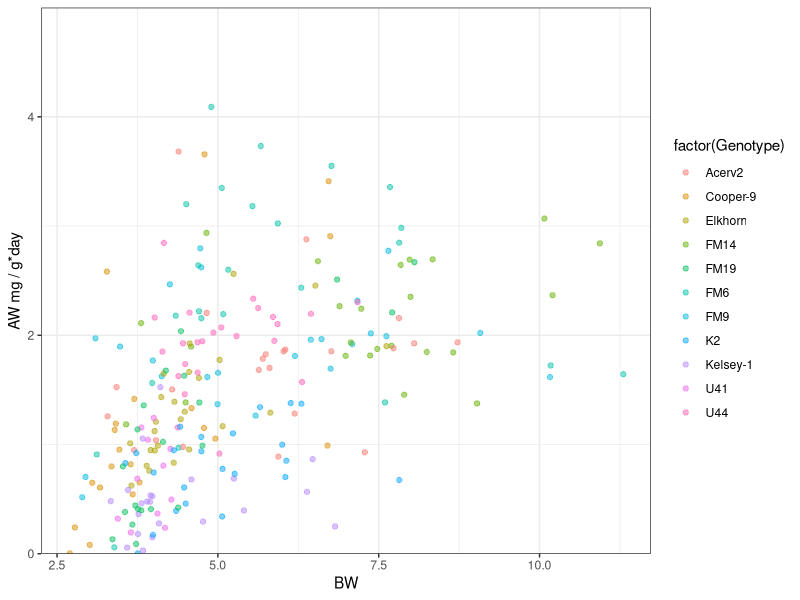
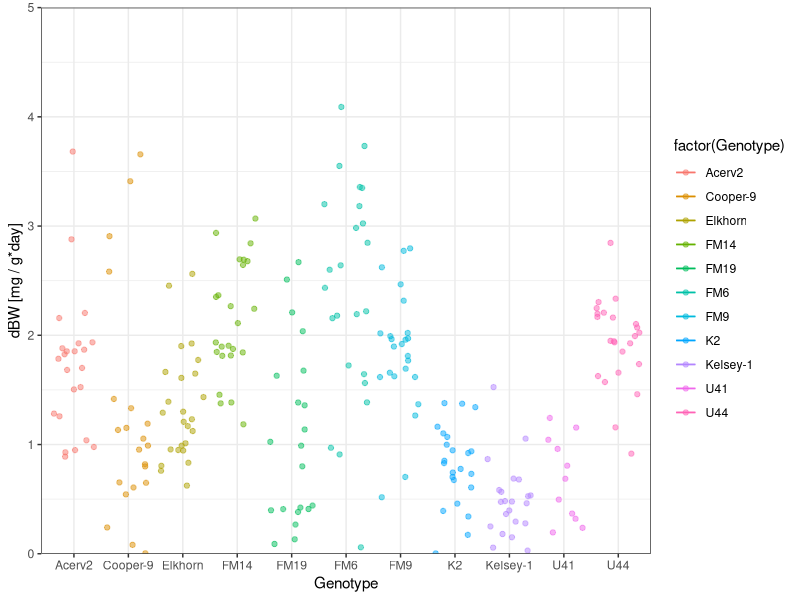
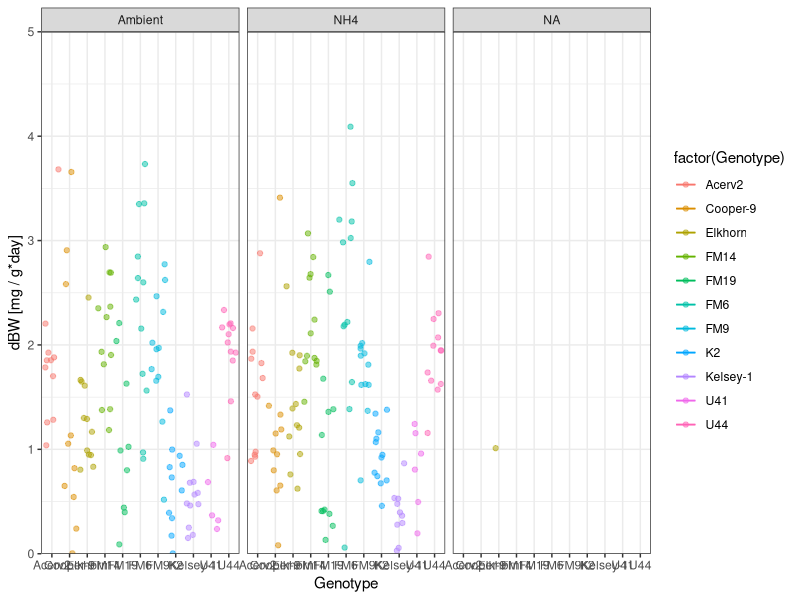
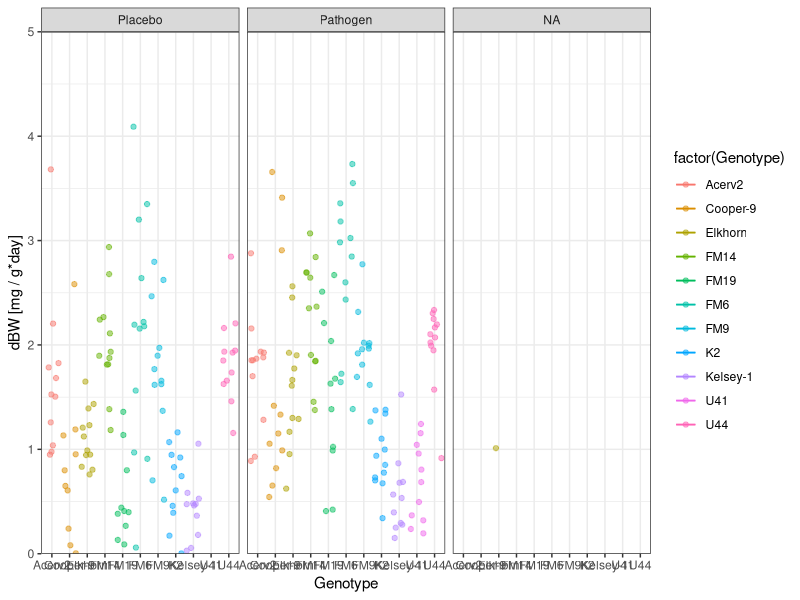
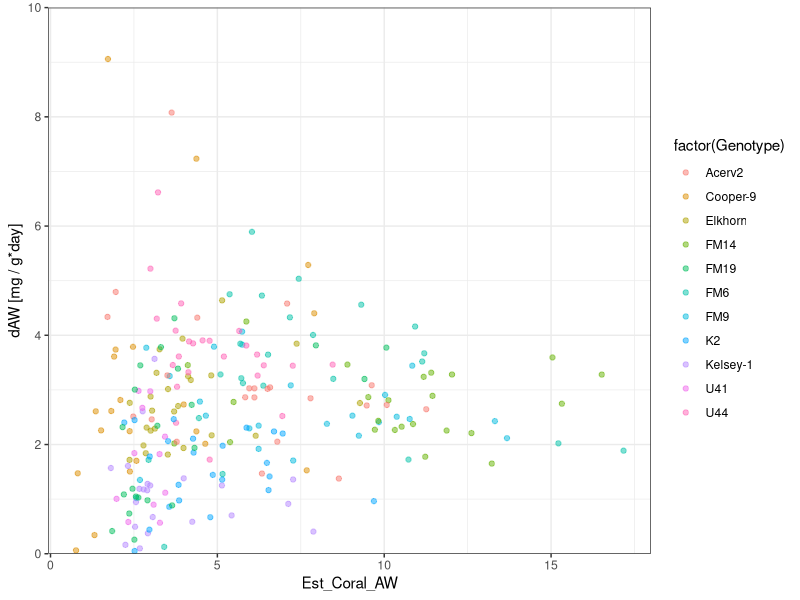
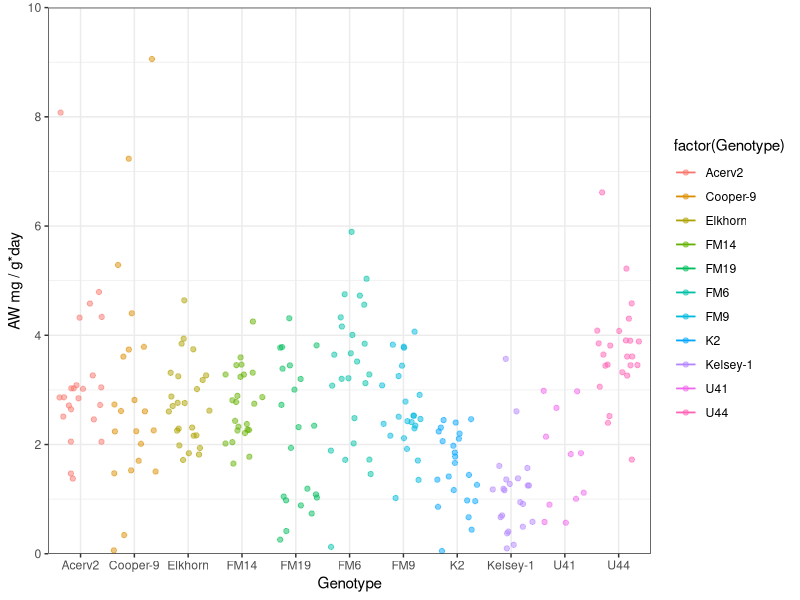
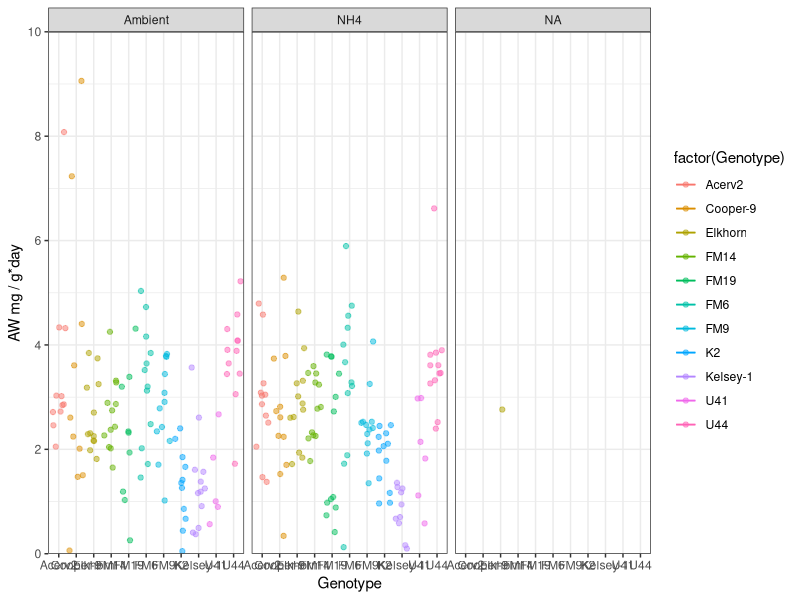
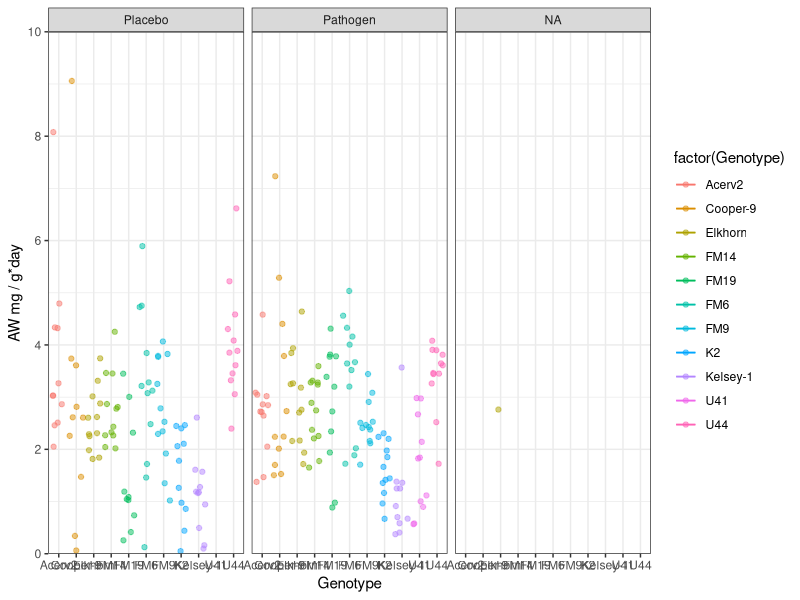

Write the R code that produced these figures, in order.
## ---- chunk 1
knitr::opts_chunk$set(echo = TRUE, warning=FALSE, message=FALSE) 
                      #fig.width=4, fig.height=3 )
## ---- chunk 2

# Libraries
  library(reshape2)
  library(tidyverse)

# Graphs
    ggthe_bw<-theme(plot.background=element_blank(),
          panel.grid.major.y = element_blank(),
          panel.grid.major.x = element_blank(),
          panel.grid.minor.x = element_blank(),
          panel.grid.minor.y = element_blank(),
          axis.text.x = element_text(angle = 90, vjust = 0.5),
          axis.line = element_line(colour = "black"),
          legend.box.background = element_rect(),
          panel.background =element_rect(fill = NA, color = "black")
          )+
    theme_bw()
    
# Data    
  # Fragment list
  #CurrentFragments<-read.csv("Metadata/Fragment_Replicate.csv", header = T)

  # Collection information
  #Location<-read.csv("Metadata/Genotype_Origin.csv", header = T)
## ---- chunk 3

# Treatment Info
  Treatment<-read.csv("Data/Treatments.csv")
  #duplicated(Treatment$Tag)
  Treatment<-Treatment[!duplicated(Treatment$Tag), ]
  #duplicated(Tags$Tag)
  summary(Treatment)

# Tags weight
  Tags<-read.csv("Data/Tags_W.csv")
  #duplicated(Tags$Tag)
  Tags<-Tags[!duplicated(Tags$Tag), ]
  #duplicated(Tags$Tag)
  summary(Tags)
  
  Tags$SW_den<-(999.842594+0.06793952*(Tags$Temperature)-0.00909529*(Tags$Temp)^2+0.0001001685*
    (Tags$Temperature)^3-0.000001120083*(Tags$Temperature)^4+0.000000006536332*(Tags$Temp)^5+(0.824493-0.0040899*
    (Tags$Temperature)+0.000076438*(Tags$Temperature)^2-0.00000082467*(Tags$Temperature)^3+0.0000000053875*
    (Tags$Temperature)^4)*(Tags$Salinity)+(-0.00572466+0.00010227*(Tags$Temperature)-0.0000016546*
    (Tags$Temperature)^2)* (Tags$Salinity)^1.5+0.00048314*(Tags$Salinity)^2)*0.001
  
   #Tags$Estimated_Density<-(-Tags$SW_den/((Tags$T_BW/Tags$T_AW)-1))
   
  library(dplyr)
  Tags %>%
      group_by(T_Type) %>%
      summarise_at(vars(T_AW, T_BW), funs(mean(., na.rm=TRUE)))

## ---- chunk 4

# 1. BW data
  BW_Tall<-read.csv("Data/BW_ Long_data.csv")
  
  #BW_Tall$Estimated.W.density[BW_Tall$Estimated.W.density == "#VALUE!" ] <-NA
  #BW_Tall$Estimated.W.density<-as.numeric(as.character(BW_Tall$Estimated.W.density))
  
  #BW_Tall$Estimated_AW [BW_Tall$Estimated_AW == "#VALUE!" ] <-NA
  #BW_Tall$Estimated_AW<-as.numeric(as.character(BW_Tall$Estimated_AW))
  
# 2. Data clean-up an types: 
  
  # Variable types 
    #BW_Tall$Time <- as.factor(BW_Tall$Time)
    #BW_Tall$Time<-as.numeric(BW_Tall$Time)
    BW_Tall$Date<-as.Date(BW_Tall$Date, "%Y-%m-%d")
    BW_Tall$Day<-(as.numeric(BW_Tall$Date)-18486)
  
  # Remove-unused data    
    #Extras <- BW_Tall[which (BW_Tall$Nutrients=="Extra"), ]
    #BW_Tall <- droplevels(BW_Tall[!rownames(BW_Tall) %in%
    #                                   rownames(Extras), ])
    
    BW_Tall<-plyr::join(BW_Tall, Treatment, by = "Tag", 
                type = "left", match = "all")

    BW_Tall<-plyr::join(BW_Tall, Tags, by = "Tag", 
                type = "left", match = "all")
    
  # 3. Treatments
    BW_Tall$Nutrients<-factor(BW_Tall$Nutrients, 
                             levels= c("Ambient", "NH4"), ordered=TRUE)
    BW_Tall$Disease<-factor(BW_Tall$Disease, 
                             levels= c("Placebo", "Pathogen"), ordered=TRUE)
  # 4. Replicates
    BW_Tall$Tank<-factor(BW_Tall$Tank, ordered=FALSE)
    BW_Tall$Genotype<-factor(BW_Tall$Genotype, ordered=FALSE)

    summary(BW_Tall)

## ---- chunk 5
    
BW.data<-BW_Tall[order(BW_Tall$Tag), ]

# 3. Calculate days bw BW data points
BW.data<-BW.data %>%
  group_by(Tag) %>%
  dplyr::mutate(Days = Day - lag(Day, default = Day[1]))

# 4. Calculate change in BW bw data points
BW.data<-BW.data %>%
  group_by(Tag) %>%
  dplyr::mutate(dBW = BW - lag(BW, default = BW[1]))

BW.data<-BW.data %>%
  group_by(Tag) %>%
  dplyr::mutate(dBW_r = dBW/(Days*lag(BW, default = BW[1])))

BW.data<-BW.data %>%
  group_by(Tag) %>%
  dplyr::mutate(dBW_r = dBW/(Days*lag(BW, default = BW[1])))

BW.data$dBW_r<-BW.data$dBW_r*1000

summary(BW.data)
## ---- chunk 6
SizeBiasCheck<- ggplot(BW.data, aes (BW, dBW_r, colour=factor(Genotype))) +
  #geom_smooth(method = "lm")+
  geom_jitter(alpha=0.5) + ggthe_bw +
  scale_y_continuous(limits = c(0, 5),
                         breaks = seq(0, 6,2),  
                         expand = c(0, 0),
                         name=("AW mg / g*day"))
SizeBiasCheck
## ---- chunk 7
 
BW_Genet<- ggplot(BW.data, aes (Genotype, dBW_r, colour=factor(Genotype))) +
  stat_summary(fun.data = "mean_cl_boot",geom = "errorbar", width = 0.2 )+
  stat_summary(fun.y=mean, geom="line") + 
  geom_jitter(alpha=0.5) + ggthe_bw +
  scale_y_continuous(limits = c(0, 5),
                         breaks = seq(0, 5,1),  
                         expand = c(0, 0),
                         name=("dBW [mg / g*day]"))
  
BW_Genet
BW_Genet+ facet_wrap(~Nutrients)
BW_Genet+ facet_wrap(~Disease)
#BW_Genet+ facet_wrap(Nutrients~Disease)
## ---- chunk 8

# 1. Coral BW
  BW.data$Coral_BW<-(BW.data$BW)-(BW.data$T_BW)

# 2. Water density

  BW.data$SW_den<-(999.842594+0.06793952*(BW.data$Temp)-0.00909529*(BW.data$Temp)^2+0.0001001685*
    (BW.data$Temp)^3-0.000001120083*(BW.data$Temp)^4+0.000000006536332*(BW.data$Temp)^5+(0.824493-0.0040899*
    (BW.data$Temp)+0.000076438*(BW.data$Temp)^2-0.00000082467*(BW.data$Temp)^3+0.0000000053875*(BW.data$Temp)^4)*
    (BW.data$Salinity)+(-0.00572466+0.00010227*(BW.data$Temp)-0.0000016546*(BW.data$Temp)^2)*
    (BW.data$Salinity)^1.5+0.00048314*(BW.data$Salinity)^2)*0.001
    
# 3. Coral air weight
  BW.data$Est_Coral_AW<-(BW.data$Coral_BW)*(1/(1-(BW.data$SW_den)/2.4))
  
# 4. Calculate change in AW bw data points
  BW.data<-BW.data %>%
    dplyr::group_by(Tag) %>%
    dplyr::mutate(dAW = Est_Coral_AW - lag(Est_Coral_AW, default = Est_Coral_AW[1]))

BW.data<-BW.data %>%
  group_by(Tag) %>%
  dplyr::mutate(dAW_r = dAW/(Days*lag(Est_Coral_AW, default = Est_Coral_AW[1])))


BW.data$dAW_r<-BW.data$dAW_r*1000

summary(BW.data)

## ---- chunk 9
SizeBiasCheck<- ggplot(BW.data, aes (Est_Coral_AW, dAW_r, colour=factor(Genotype))) +
  #stat_summary(fun.data = "mean_cl_boot",geom = "errorbar", width = 0.2 )+
  #stat_summary(fun.y=mean, geom="line") + 
  geom_jitter(alpha=0.5) + ggthe_bw +
  scale_y_continuous(limits = c(0, 10),
                         breaks = seq(0, 10,2),  
                         expand = c(0, 0),
                         name=("dAW [mg / g*day]"))
SizeBiasCheck
## ---- chunk 10
 
AW_Genet<- ggplot(BW.data, aes (Genotype, dAW_r, colour=factor(Genotype))) +
  stat_summary(fun.data = "mean_cl_boot",geom = "errorbar", width = 0.2 )+
  stat_summary(fun.y=mean, geom="line") + 
  geom_jitter(alpha=0.5) + ggthe_bw +
  scale_y_continuous(limits = c(0, 10),
                         breaks = seq(0, 10,2),  
                         expand = c(0, 0),
                         name=("AW mg / g*day"))
 
AW_Genet
AW_Genet+ facet_wrap(~Nutrients)
AW_Genet+ facet_wrap(~Disease)
AW_Genet+ facet_wrap(Nutrients~Disease)
## ---- chunk 11
# Creates bibliography 
#knitr::write_bib(c(.packages()), "packages.bib")
